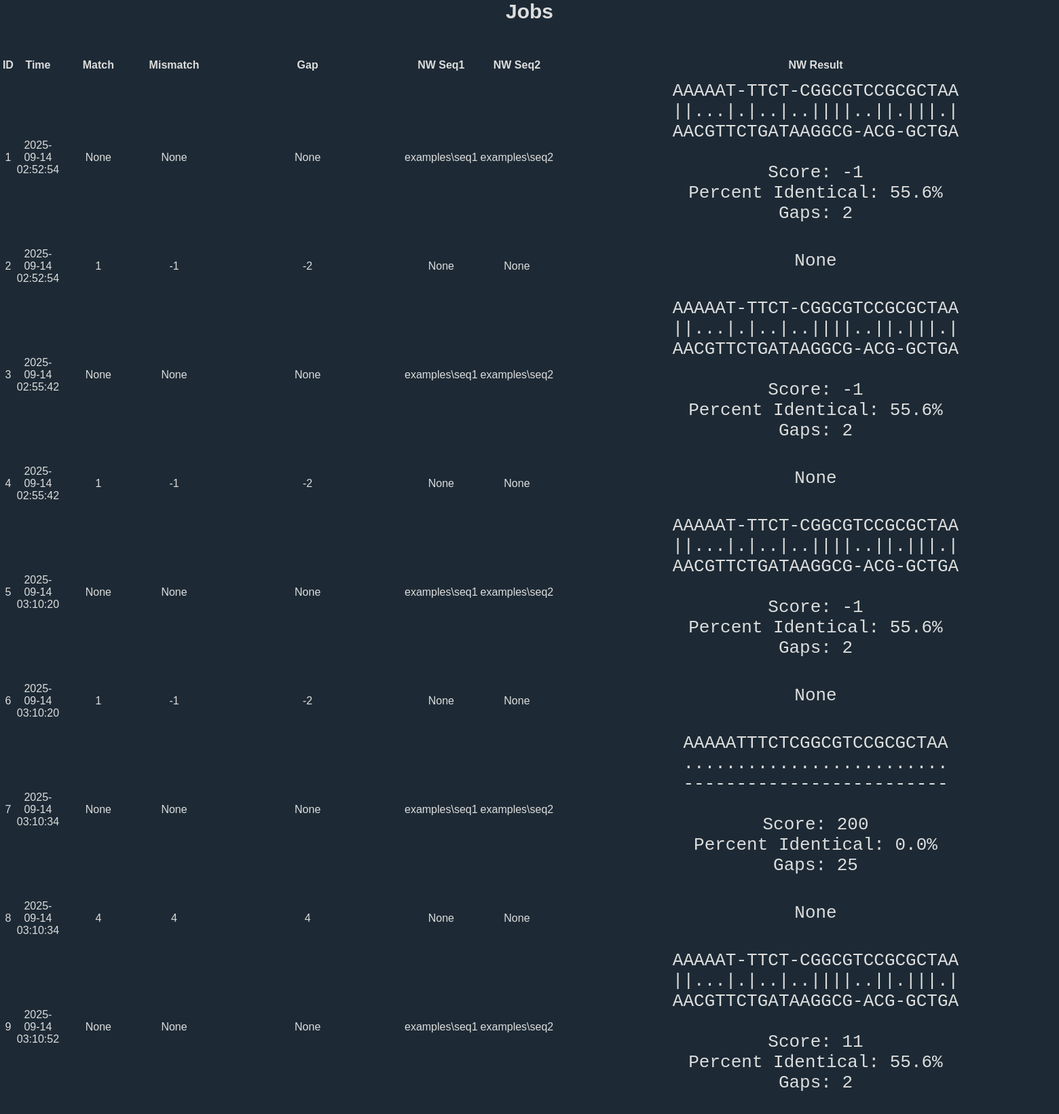
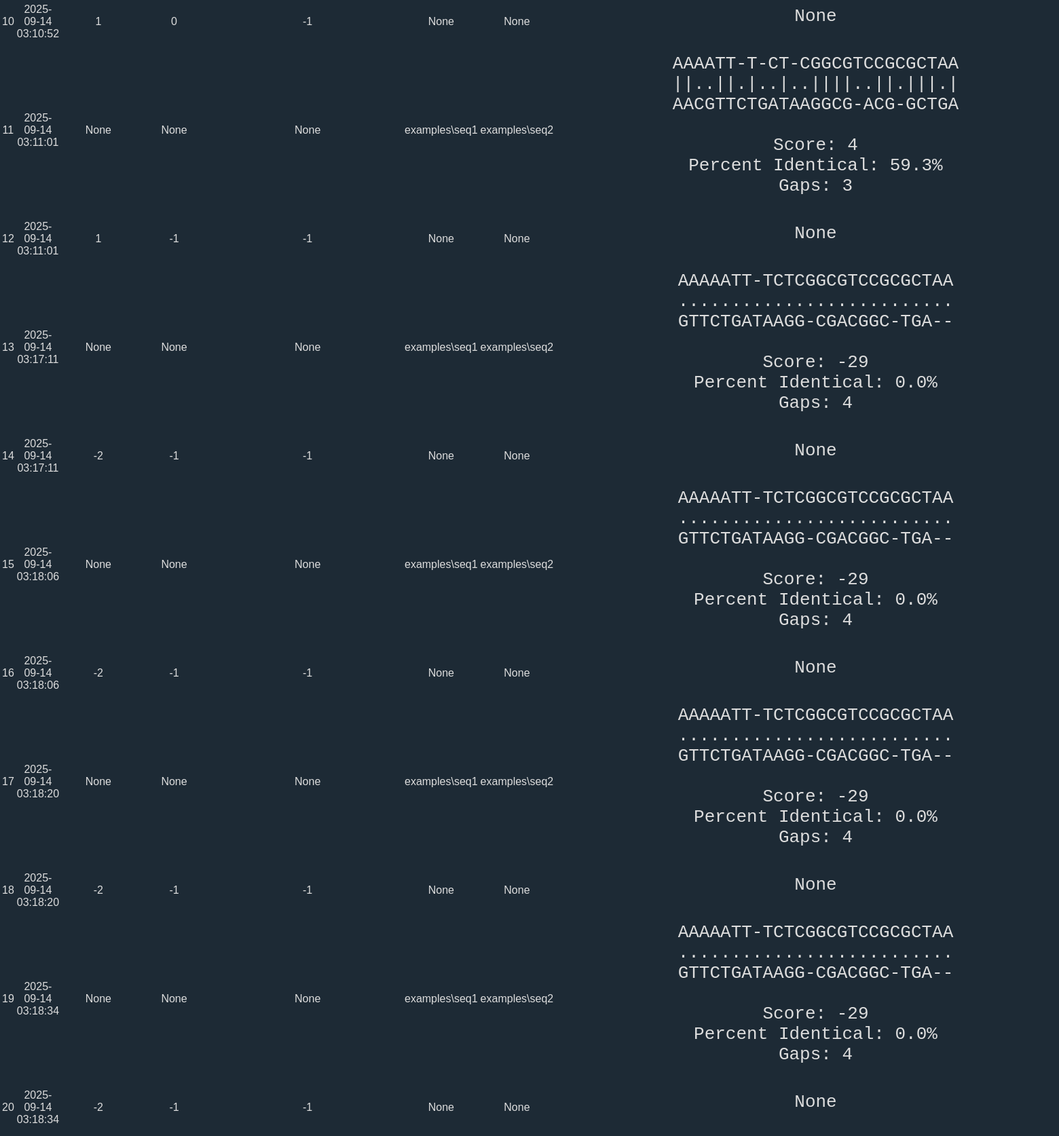
Page /jobs (upper part) on the committed database (2 pictures, top to bottom).
### tables this page shows
CREATE TABLE jobs (
    current_time TEXT DEFAULT (datetime('now', 'localtime')),
    match_score INT,
    mismatch INT,
    gap INT,
    nw_seq1_name TEXT,
    nw_seq2_name TEXT,
    nw_result TEXT,
    sw_seq1_name TEXT,
    sw_seq2_name TEXT,
    sw_result TEXT
);

### app.py (the view)
@app.route("/jobs")
def get_jobs():
    db = get_db()
    cursor = db.cursor() # type: ignore
    cursor.execute("SELECT rowid, * FROM jobs ORDER BY current_time DESC")
    results = cursor.fetchall()
    return render_template("jobs.html",results=results)

### app.py (called while the page is built)
def get_db():
    db = getattr(g, "_database", None)
    if db is None:
        db = g._database = sqlite3.connect(DATABASE)
        db.row_factory = sqlite3.Row
        return db

@app.teardown_appcontext
def close_conneciton(exception):
    db = getattr(g, "_database", None)
    if db is not None:
        db.close()

### templates/jobs.html (shortened to what this page needs)
{% extends "base.html" %}
{% block body %}
<div class="content">
    <div class="pageTitle">Jobs</div>
    <div class="job-list">
    <table>
        <tr>
            <th>ID</th>
            <th>Time</th>
            <th>Match</th>
            <th>Mismatch</th>
            <th>Gap</th>
            <th>NW Seq1</th>
            <th>NW Seq2</th>
            <th>NW Result</th>
        </tr>
        {% for row in results %}
        <tr>
            <td>{{ row[0] }}</td>
            <td>{{ row[1] }}</td>
            <td>{{ row[2] }}</td>
            <td>{{ row[3] }}</td>
            <td>{{ row[4] }}</td>
            <td>{{ row[5] }}</td>
            <td>{{ row[6] }}</td>
            <td><pre>{{ row[7] }}</pre></td>
        </tr>
        {% endfor %}
    </table>
    </div>
</div>
{% endblock %}

### templates/base.html (shortened to what this page needs)
<!DOCTYPE html>
<html lang="en">
<head>
    <link rel="stylesheet" type="text/css" href="{{ url_for('static', filename='styles.css') }}">
    <link rel="stylesheet" href="https://cdnjs.cloudflare.com/ajax/libs/font-awesome/4.7.0/css/font-awesome.min.css">
</head>
<body>
    {% block body %} {% endblock %}
</body>
</html>

### static/styles.css (style rules this page uses)
html { font-family: Arial, Helvetica, sans-serif; color:rgb(221, 221, 221); text-align: center; height: 100%; margin: 0; padding: 0; }
.pageTitle { text-align: center; font-size: 30px; font-weight: bold; margin-bottom: 50px; }
body { background-color: #1d2a35; background-repeat: no-repeat; background-position: center center; background-attachment: fixed; background-size: cover; background-blend-mode: overlay; height: 100%; margin: 0; padding: 0; }
pre { font-size: 200%; margin-top: 10px; }

### rows in the picture
jobs: rowid "1", current_time "2025-09-14 02:52:54", row "None", nw_seq1_name "examples\\seq1", nw_seq2_name "examples\\seq2", nw_result "AAAAAT-TTCT-CGGCGTCCGCGCTAA ||...|.|..|..||||..||.|||.| AACGTTCTGATAAGGCG-ACG-GCTGA Score: -1 Percent Identical: 55.6% Gaps: 2"
jobs: rowid "2", current_time "2025-09-14 02:52:54", match_score "1", mismatch "-1", gap "-2", row "None"
jobs: rowid "3", current_time "2025-09-14 02:55:42", row "None", nw_seq1_name "examples\\seq1", nw_seq2_name "examples\\seq2", nw_result "AAAAAT-TTCT-CGGCGTCCGCGCTAA ||...|.|..|..||||..||.|||.| AACGTTCTGATAAGGCG-ACG-GCTGA Score: -1 Percent Identical: 55.6% Gaps: 2"
jobs: rowid "4", current_time "2025-09-14 02:55:42", match_score "1", mismatch "-1", gap "-2", row "None"
jobs: rowid "5", current_time "2025-09-14 03:10:20", row "None", nw_seq1_name "examples\\seq1", nw_seq2_name "examples\\seq2", nw_result "AAAAAT-TTCT-CGGCGTCCGCGCTAA ||...|.|..|..||||..||.|||.| AACGTTCTGATAAGGCG-ACG-GCTGA Score: -1 Percent Identical: 55.6% Gaps: 2"
jobs: rowid "6", current_time "2025-09-14 03:10:20", match_score "1", mismatch "-1", gap "-2", row "None"
jobs: rowid "7", current_time "2025-09-14 03:10:34", row "None", nw_seq1_name "examples\\seq1", nw_seq2_name "examples\\seq2", nw_result "AAAAATTTCTCGGCGTCCGCGCTAA ......................... ------------------------- Score: 200 Percent Identical: 0.0% Gaps: 25"
jobs: rowid "8", current_time "2025-09-14 03:10:34", match_score "4", mismatch "4", gap "4", row "None"
jobs: rowid "9", current_time "2025-09-14 03:10:52", row "None", nw_seq1_name "examples\\seq1", nw_seq2_name "examples\\seq2", nw_result "AAAAAT-TTCT-CGGCGTCCGCGCTAA ||...|.|..|..||||..||.|||.| AACGTTCTGATAAGGCG-ACG-GCTGA Score: 11 Percent Identical: 55.6% Gaps: 2"
jobs: rowid "10", current_time "2025-09-14 03:10:52", match_score "1", mismatch "0", gap "-1", row "None"
jobs: rowid "11", current_time "2025-09-14 03:11:01", row "None", nw_seq1_name "examples\\seq1", nw_seq2_name "examples\\seq2", nw_result "AAAATT-T-CT-CGGCGTCCGCGCTAA ||..||.|..|..||||..||.|||.| AACGTTCTGATAAGGCG-ACG-GCTGA Score: 4 Percent Identical: 59.3% Gaps: 3"
jobs: rowid "12", current_time "2025-09-14 03:11:01", match_score "1", mismatch "-1", gap "-1", row "None"
jobs: rowid "13", current_time "2025-09-14 03:17:11", row "None", nw_seq1_name "examples\\seq1", nw_seq2_name "examples\\seq2", nw_result "AAAAATT-TCTCGGCGTCCGCGCTAA .......................... GTTCTGATAAGG-CGACGGC-TGA-- Score: -29 Percent Identical: 0.0% Gaps: 4"
jobs: rowid "14", current_time "2025-09-14 03:17:11", match_score "-2", mismatch "-1", gap "-1", row "None"
jobs: rowid "15", current_time "2025-09-14 03:18:06", row "None", nw_seq1_name "examples\\seq1", nw_seq2_name "examples\\seq2", nw_result "AAAAATT-TCTCGGCGTCCGCGCTAA .......................... GTTCTGATAAGG-CGACGGC-TGA-- Score: -29 Percent Identical: 0.0% Gaps: 4"
jobs: rowid "16", current_time "2025-09-14 03:18:06", match_score "-2", mismatch "-1", gap "-1", row "None"
jobs: rowid "17", current_time "2025-09-14 03:18:20", row "None", nw_seq1_name "examples\\seq1", nw_seq2_name "examples\\seq2", nw_result "AAAAATT-TCTCGGCGTCCGCGCTAA .......................... GTTCTGATAAGG-CGACGGC-TGA-- Score: -29 Percent Identical: 0.0% Gaps: 4"
jobs: rowid "18", current_time "2025-09-14 03:18:20", match_score "-2", mismatch "-1", gap "-1", row "None"
jobs: rowid "19", current_time "2025-09-14 03:18:34", row "None", nw_seq1_name "examples\\seq1", nw_seq2_name "examples\\seq2", nw_result "AAAAATT-TCTCGGCGTCCGCGCTAA .......................... GTTCTGATAAGG-CGACGGC-TGA-- Score: -29 Percent Identical: 0.0% Gaps: 4"
jobs: rowid "20", current_time "2025-09-14 03:18:34", match_score "-2", mismatch "-1", gap "-1", row "None"
